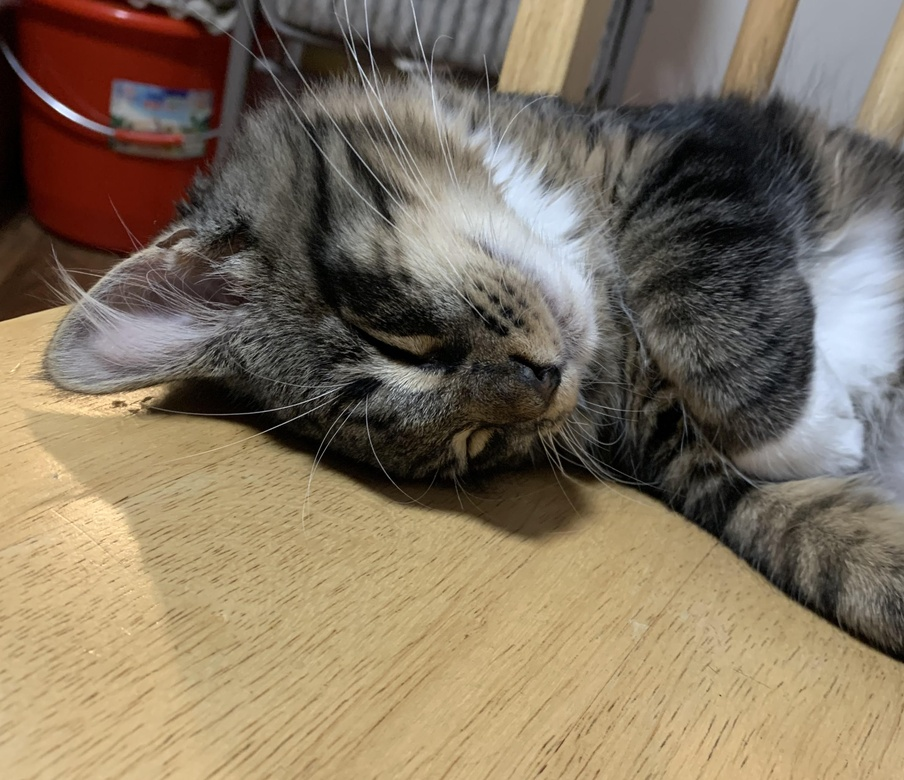
#> input picture HW3/cat.jpg, 904 x 780 px, shrunk from 2894 x 2497 before the run
$ python process.py cat.jpg
#> lines starting #> are read from the running program, lines starting #| are printed output that depends on the picture; after the words box and inside, x2 and y2 are one past the last pixel; in counts of white or black regions, pixels touching at a corner belong together
### HW3/detector.py
import cv2
import numpy as np
from scipy.ndimage import gaussian_filter, maximum_filter, minimum_filter

class FeatureDetector:
  def __init__(self, sigma = 1, nblur = 10, thresh = 0.05):
    """ Initializes the FeatureDetector object.

        The feature detector detects difference- of-Gaussian (DOG) features.

        Features are detected by finding local minima / maxima in the
        DOG response stack.

        Arguments:
          sigma: base sigma value for Gaussian filters
          nblur: number of Gaussian filters
          thresh: minimum absolute response value for a feature detection
    """
    self.sigma = sigma
    self.nblur = nblur
    self.thresh = thresh

  def get_dog_response_stack(self,image):
    """ Build the DOG response stack.

        The image is first converted to grayscale, floating point on [0 1] range.
        Then a difference-of-Gaussian response stack is built.

        Let I be the original (grayscale) image.
        Let G[i] be the result of applying a Gaussian with sigma s*((1.5)^i) to I,
        where s is the base sigma value.

        Layer i in the stack is computed as G[i+1]-G[i].

        Arguments:
            image: 8-bit BGR input image
        Returns:
            DOG response stack [nblur,H,W]
    """
    grayscale = cv2.cvtColor(image, cv2.COLOR_BGR2GRAY)
    I = grayscale/255 # Normalize to values 0 - 1
    out_lst = []
    sigma3 = self.sigma*((1.5)**0)
    G3 = gaussian_filter(I, sigma3)
    for i in range(0, self.nblur):
      sigma4 = self.sigma*((1.5)**(i+1))
      G4 = gaussian_filter(I, sigma4)
      diff = G4-G3
      out_lst.append(diff)
      G3 = G4
    out_array = np.stack(out_lst, axis = 0)
    return out_array

  def find_features(self,responses):
    """ Find features in the DOG response stack.

        Features are detected using non-minima / non-maxima supression
        over a 3x3x3 window.

        To do this, compute the local minimum / maximum at each location using
        skimage.ndimage.minimum_filter / maximum_filter.

        Then find locations where the response value is equal to the local minimum/
        maximum, and the absolute response value exceeds thresh.

        See np.argwhere for a fast way to to do this.

        Arguments:
            response: DOG response stack
        Returns:
            List of features (level,y,x)
    """
    features = []
    min = minimum_filter(responses, size=(3, 3, 3))
    max = maximum_filter(responses, size=(3, 3, 3))
    locations = np.argwhere(((responses == min) | (responses == max)) & (abs(responses) > self.thresh))
    for level, y, x in locations:
      features.append((level, y, x))
    return features


  def draw_features(self,image,features,color=[0,0,255]):
    """ Draw features on an image.

        For each feature, draw it as a dot and a circle.

        The radius of the circle should be equal to the sigma value at that level.

        Arguments:
            image: input 8-bit BGR image
            features: list of (level,y,x) features
            color: color in which to draw
        Returns:
            Image with features drawn
    """
    for feature in features:
      level, y, x = feature
      r = self.sigma*((1.5)**(level))
      image1 = cv2.circle( image, (int(x), int(y)), int(r), color, 2)
      new_image = cv2.circle( image1, (int(x), int(y)), 0, color, -1)
    return new_image

### HW3/process.py
import cv2
from detector import *
import argparse

parser = argparse.ArgumentParser()
parser.add_argument('input')
args = parser.parse_args()

im = cv2.imread(args.input)
#> im is the input picture: shape (780, 904, 3); mean B, G, R 95.9, 115.4, 129.7

detector = FeatureDetector(1, 10, 0.05)

responses = detector.get_dog_response_stack(im)
#> in get_dog_response_stack, `grayscale = cv2.cvtColor(image, cv2.COLOR_BGR2GRAY)`:
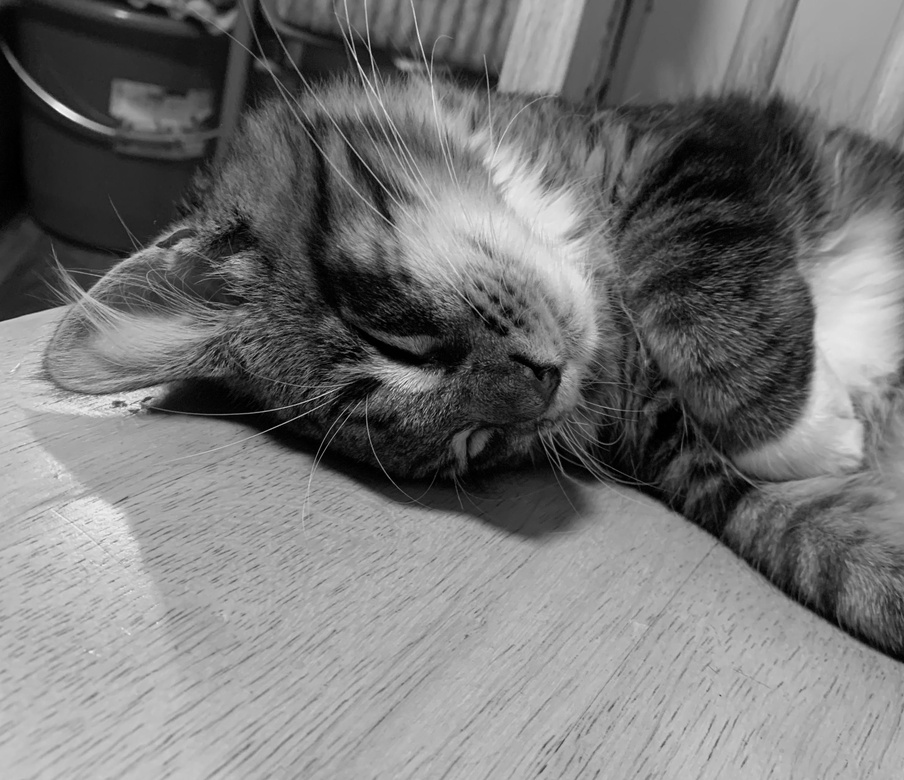
#> grayscale: shape (780, 904); min 0, max 254, mean 117.4
#> the loop in get_dog_response_stack, `for i in range(0, self.nblur):` made 10 passes
#> pass 1, in get_dog_response_stack, `diff = G4-G3`:
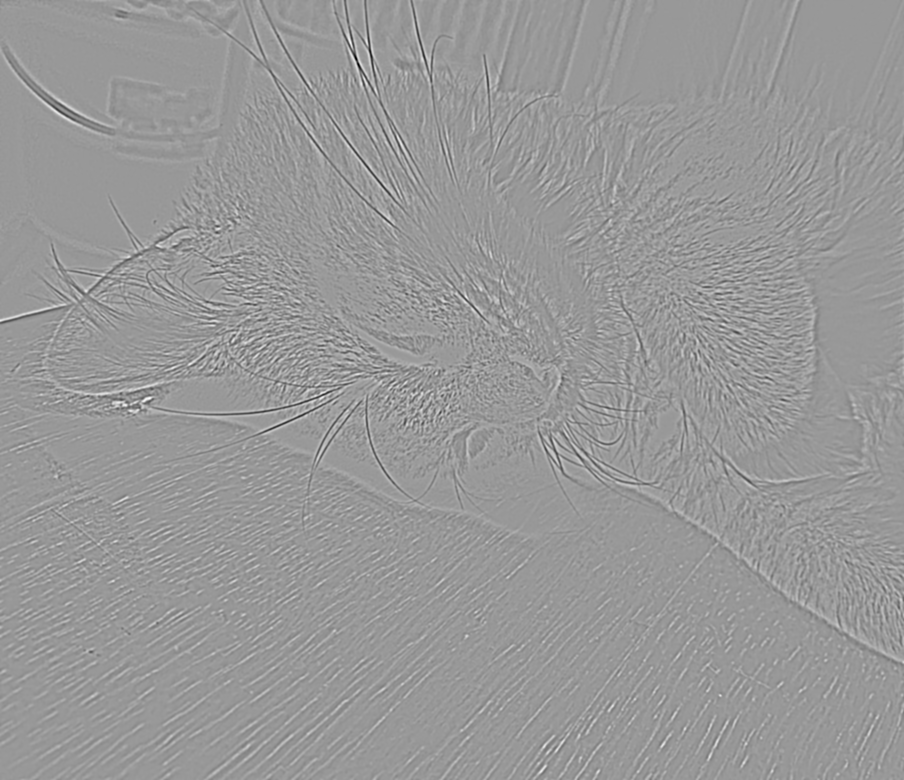
#> diff: shape (780, 904) float64; min -0.13, max 0.0874, mean 1.64e-17; drawn with min black and max white
#> pass 2, in get_dog_response_stack, `diff = G4-G3`:
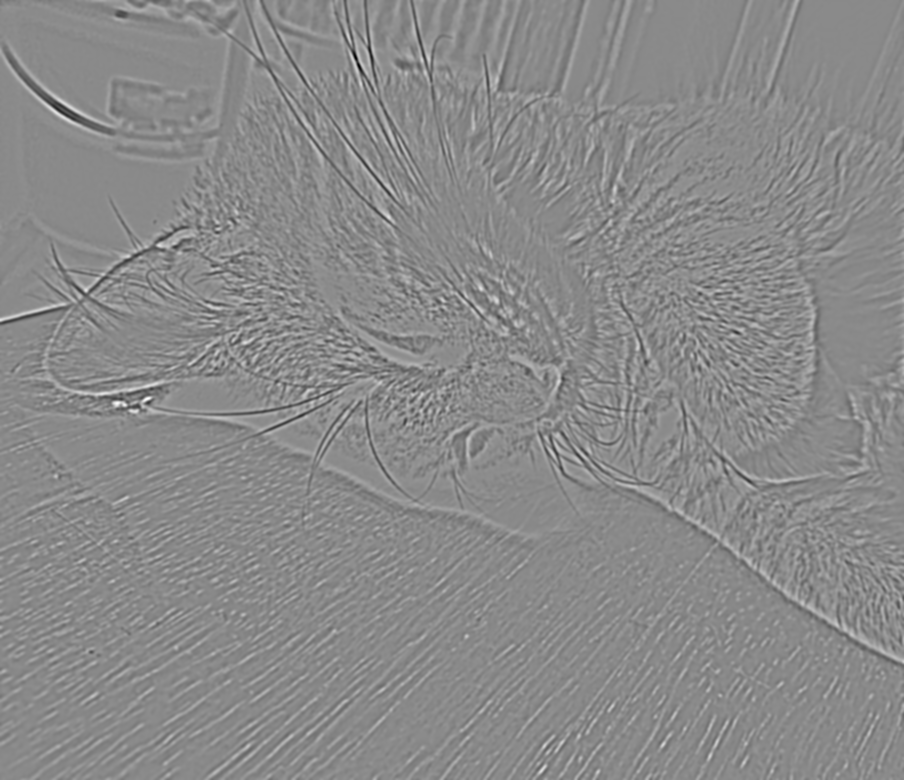
#> diff: shape (780, 904) float64; min -0.112, max 0.0946, mean -7.42e-17; drawn with min black and max white
#> after the loop in get_dog_response_stack, `for i in range(0, self.nblur):`: out_lst = 10 items
features = detector.find_features(responses)
#> in find_features, `locations = np.argwhere(((responses == min) | (responses == max)) & (a..`: locations = 745 rows, first 8: [0, 10, 346], [0, 10, 413], [0, 12, 346], [0, 16, 414], [0, 18, 415], [0, 19, 347], [0, 21, 415], [0, 26, 416]
#> the loop in find_features, `for level, y, x in locations:` made 745 passes
#> (y, x) on passes 1 to 3: (10, 346), (10, 413), (12, 346)
#> after the loop in find_features, `for level, y, x in locations:`: features = 745 items, first 6: (0, 10, 346), (0, 10, 413), (0, 12, 346), (0, 16, 414), (0, 18, 415), (0, 19, 347)
image_out = detector.draw_features(im, features)
#> the loop in draw_features, `for feature in features:` made 745 passes
#> (feature, y, x) on passes 1 to 3: ((0, 10, 346), 10, 346), ((0, 10, 413), 10, 413), ((0, 12, 346), 12, 346)
#> after the loop in draw_features, `for feature in features:`:
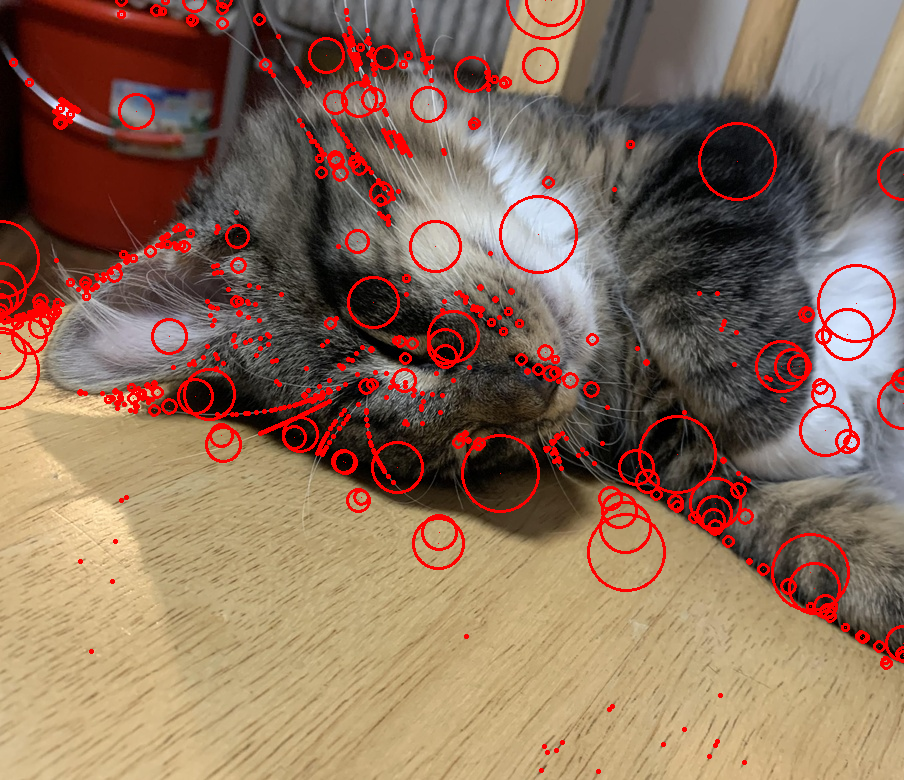
#> image: shape (780, 904, 3); 5.8% of pixels changed, all inside (x1, y1, x2, y2) = (0, 0, 904, 774)

cv2.imwrite('features.png',image_out)

$ run again, on HW3/rocks_sigma-1.png
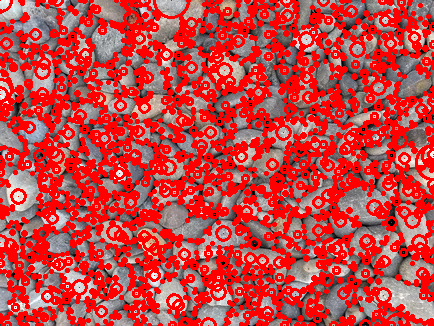
#> input picture HW3/rocks_sigma-1.png, 434 x 326 px
#> im is the input picture: shape (326, 434, 3); mean B, G, R 71.3, 71.7, 194.1
#> the loop in get_dog_response_stack, `for i in range(0, self.nblur):` made 10 passes
#> pass 2, in get_dog_response_stack, `diff = G4-G3`:
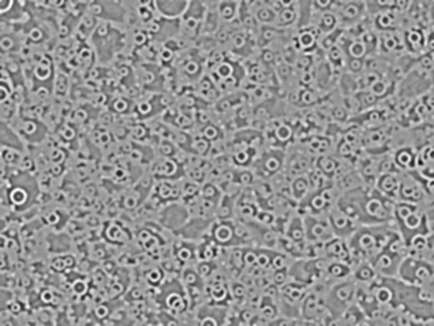
#> diff: shape (326, 434) float64; min -0.155, max 0.113, mean -6.47e-17; drawn with min black and max white
#> after the loop in get_dog_response_stack, `for i in range(0, self.nblur):`: out_lst = 10 items
#> the loop in find_features, `for level, y, x in locations:` made 3291 passes
#> (y, x) on passes 1 to 3: (0, 0), (0, 44), (0, 47)
#> after the loop in find_features, `for level, y, x in locations:`: features = 3291 items, first 6: (0, 0, 0), (0, 0, 44), (0, 0, 47), (0, 0, 56), (0, 0, 59), (0, 0, 65)
#> the loop in draw_features, `for feature in features:` made 3291 passes
#> (feature, y, x) on passes 1 to 3: ((0, 0, 0), 0, 0), ((0, 0, 44), 0, 44), ((0, 0, 47), 0, 47)
#> after the loop in draw_features, `for feature in features:`:
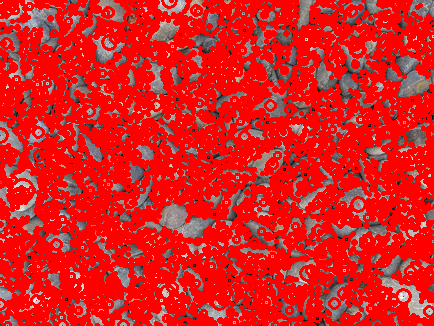
#> image: shape (326, 434, 3); mean B, G, R 33.7, 33.7, 219.4

$ run again, on HW3/rocks_sigma-3.png
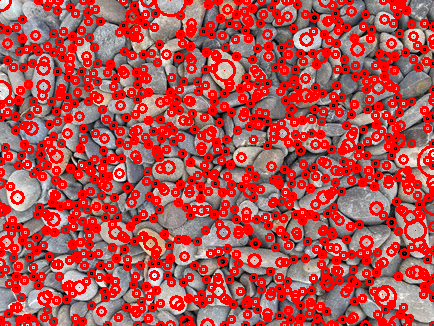
#> input picture HW3/rocks_sigma-3.png, 434 x 326 px
#> im is the input picture: shape (326, 434, 3); mean B, G, R 80.3, 80.9, 183.2
#> the loop in get_dog_response_stack, `for i in range(0, self.nblur):` made 10 passes
#> pass 2, in get_dog_response_stack, `diff = G4-G3`:
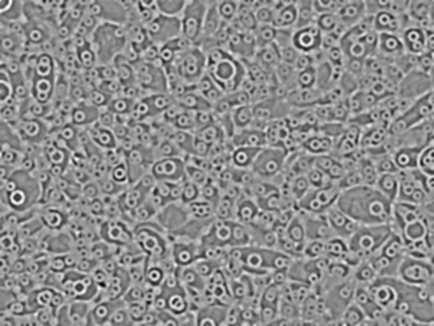
#> diff: shape (326, 434) float64; min -0.149, max 0.122, mean -6.8e-17; drawn with min black and max white
#> after the loop in get_dog_response_stack, `for i in range(0, self.nblur):`: out_lst = 10 items
#> the loop in find_features, `for level, y, x in locations:` made 4179 passes
#> (y, x) on passes 1 to 3: (0, 0), (0, 44), (0, 47)
#> after the loop in find_features, `for level, y, x in locations:`: features = 4179 items, first 6: (0, 0, 0), (0, 0, 44), (0, 0, 47), (0, 0, 65), (0, 0, 83), (0, 0, 116)
#> the loop in draw_features, `for feature in features:` made 4179 passes
#> (feature, y, x) on passes 1 to 3: ((0, 0, 0), 0, 0), ((0, 0, 44), 0, 44), ((0, 0, 47), 0, 47)
#> after the loop in draw_features, `for feature in features:`:
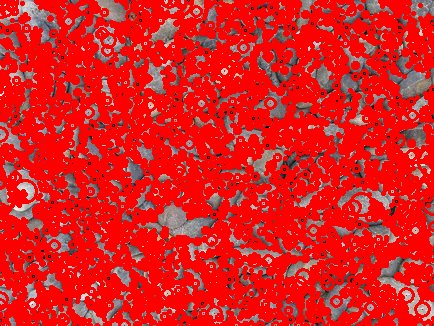
#> image: shape (326, 434, 3); mean B, G, R 33.7, 33.7, 220.3
